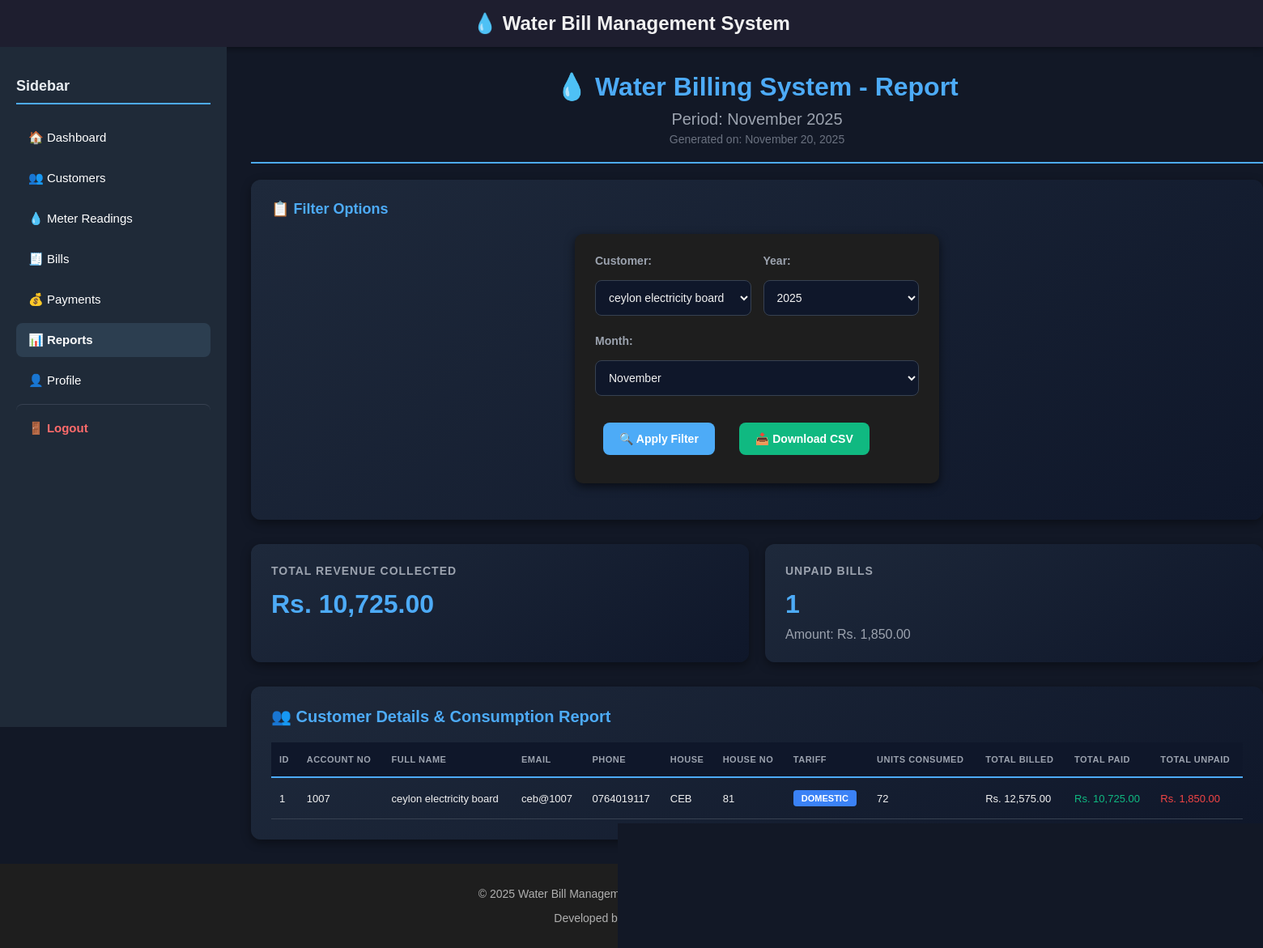
Page /reports.php?customer_id=1 (signed in) on the committed database.
### tables this page shows
CREATE TABLE `customer` (
  `customer_id` int(11) NOT NULL,
  `account_no` varchar(50) NOT NULL,
  `name` varchar(100) NOT NULL,
  `email` varchar(100) NOT NULL,
  `username` varchar(50) NOT NULL,
  `house` varchar(255) NOT NULL,
  `house_no` varchar(50) NOT NULL,
  `phone` varchar(20) NOT NULL,
  `tariff` enum('domestic','commercial','industrial') NOT NULL,
  `connection_status` enum('active','disconnected','hold','read_bill') NOT NULL DEFAULT 'active',
  `password` varchar(255) NOT NULL,
  `created_at` timestamp NOT NULL DEFAULT current_timestamp()
);

### functions.php (called while the page is built, shortened)
<?php
function formatCurrency($amount) {
    return "Rs. " . number_format($amount, 2);
}
?>

### reports.php (the view, shortened to what this page needs)
<?php
require_once("../config.php");
require_once("../includes/header.php");
require_once("../includes/functions.php");
$selectedCustomer = isset($_GET['customer_id']) ? intval($_GET['customer_id']) : 0;
$selectedYear = isset($_GET['year']) ? intval($_GET['year']) : date('Y');
$selectedMonth = isset($_GET['month']) ? intval($_GET['month']) : date('m');
$customers = [];
$customerQuery = $conn->query("SELECT customer_id, name, account_no FROM customer ORDER BY name ASC");
if ($customerQuery) {
    while ($row = $customerQuery->fetch_assoc()) {
        $customers[] = $row;
    }
}
$revenueSql = "SELECT SUM(amount) AS total_revenue FROM payments WHERE YEAR(payment_date) = ? AND MONTH(payment_date) = ?";
$params = [$selectedYear, $selectedMonth];
$types = "ii";
if ($selectedCustomer) {
    $revenueSql .= " AND customer_id = ?";
    $params[] = $selectedCustomer;
    $types .= "i";
}
$stmt = $conn->prepare($revenueSql);
$stmt->bind_param($types, ...$params);
$stmt->execute();
$revenueResult = $stmt->get_result();
$totalRevenue = $revenueResult->fetch_assoc()['total_revenue'] ?? 0;
$unpaidSql = "
    SELECT COUNT(*) AS unpaid_count, SUM(b.amount) AS unpaid_amount
    FROM bills b
    WHERE b.status IN ('unpaid', 'overdue')
    AND YEAR(b.bill_date) = ? AND MONTH(b.bill_date) = ?
";
$params = [$selectedYear, $selectedMonth];
$types = "ii";
if ($selectedCustomer) {
    $unpaidSql .= " AND b.customer_id = ?";
    $params[] = $selectedCustomer;
    $types .= "i";
}
$stmt = $conn->prepare($unpaidSql);
$stmt->bind_param($types, ...$params);
$stmt->execute();
$unpaidResult = $stmt->get_result();
$unpaidData = $unpaidResult->fetch_assoc();
$unpaidCount = $unpaidData['unpaid_count'] ?? 0;
$unpaidAmount = $unpaidData['unpaid_amount'] ?? 0;
$detailsSql = "
    SELECT
        c.customer_id,
        c.name,
        c.account_no,
        c.email,
        c.phone,
        c.house,
        c.house_no,
        c.tariff,
        SUM(b.units_consumed) AS total_units,
        SUM(b.amount) AS total_billed,
        SUM(CASE WHEN b.status = 'paid' THEN b.amount ELSE 0 END) AS total_paid,
        SUM(CASE WHEN b.status IN ('unpaid', 'overdue') THEN b.amount ELSE 0 END) AS total_unpaid
    FROM customer c
    LEFT JOIN bills b ON c.customer_id = b.customer_id
        AND YEAR(b.bill_date) = ? AND MONTH(b.bill_date) = ?
    WHERE 1=1
";
$params = [$selectedYear, $selectedMonth];
$types = "ii";
if ($selectedCustomer) {
    $detailsSql .= " AND c.customer_id = ?";
    $params[] = $selectedCustomer;
    $types .= "i";
}
$detailsSql .= " GROUP BY c.customer_id ORDER BY total_units DESC";
$stmt = $conn->prepare($detailsSql);
$stmt->bind_param($types, ...$params);
$stmt->execute();
$detailsResult = $stmt->get_result();
$currentYear = date('Y');
$years = range($currentYear, $currentYear - 5);
$months = range(1, 12);
?>
<div class="dashboard-wrapper">
    <div class="sidebar">
        <h3>Sidebar</h3>
        <a href="dashboard.php">🏠 Dashboard</a>
        <a href="customers.php">👥 Customers</a>
        <a href="meter_readings.php">💧 Meter Readings</a>
        <a href="bills.php">🧾 Bills</a>
        <a href="payments.php">💰 Payments</a>
        <a href="reports.php" class="active">📊 Reports</a>
        <a href="profile.php">👤 Profile</a>
        <a href="../auth/logout.php" class="logout-btn">🚪 Logout</a>
    </div>
    <div class="report-container">
        <div class="report-header">
            <h1>💧 Water Billing System - Report</h1>
            <div class="period">Period: <?= date('F Y', mktime(0,0,0,$selectedMonth,1,$selectedYear)); ?></div>
            <div class="generated">Generated on: <?= date('F d, Y'); ?></div>
        </div>
        <div class="filter-section">
            <h3>📋 Filter Options</h3>
            <form method="GET" class="filter-form">
                <div class="filter-group">
                    <label>Customer:</label>
                    <select name="customer_id">
                        <?php foreach ($customers as $c): ?>
                            <option value="<?= $c['customer_id']; ?>" <?= $selectedCustomer == $c['customer_id'] ? 'selected' : '' ?>>
                                <?= htmlspecialchars($c['name']) . " (Acc: " . htmlspecialchars($c['account_no']) . ")"; ?>
                            </option>
                        <?php endforeach; ?>
                    </select>
                </div>
                <div class="filter-group">
                    <label>Year:</label>
                    <select name="year">
                        <?php foreach ($years as $y): ?>
                            <option value="<?= $y; ?>" <?= $selectedYear == $y ? 'selected' : '' ?>><?= $y; ?></option>
                        <?php endforeach; ?>
                    </select>
                </div>
                <div class="filter-group">
                    <label>Month:</label>
                    <select name="month">
                        <?php foreach ($months as $m): ?>
                            <option value="<?= $m; ?>" <?= $selectedMonth == $m ? 'selected' : '' ?>>
                                <?= date('F', mktime(0,0,0,$m,1)); ?>
                            </option>
                        <?php endforeach; ?>
                    </select>
                </div>
                <div class="filter-actions">
                    <button type="submit" class="btn btn-filter">🔍 Apply Filter</button>
                    <?php
                    $downloadUrl = "?download=csv&customer_id=$selectedCustomer&year=$selectedYear&month=$selectedMonth";
                    ?>
                    <a href="<?= $downloadUrl; ?>" class="btn btn-download">📥 Download CSV</a>
                </div>
            </form>
        </div>
        <div class="summary-section">
            <div class="summary-cards">
                <div class="summary-card">
                    <h3>Total Revenue Collected</h3>
                    <div class="value"><?= formatCurrency($totalRevenue); ?></div>
                </div>
                <div class="summary-card">
                    <h3>Unpaid Bills</h3>
                    <div class="value"><?= $unpaidCount; ?></div>
                    <div class="sub-value">Amount: <?= formatCurrency($unpaidAmount); ?></div>
                </div>
            </div>
        </div>
        <div class="details-section">
            <h3>👥 Customer Details & Consumption Report</h3>
            <?php if ($detailsResult && $detailsResult->num_rows > 0): ?>
                <table class="report-table">
                    <thead>
                        <tr>
                            <th>ID</th>
                            <th>Account No</th>
                            <th>Full Name</th>
                            <th>Email</th>
                            <th>Phone</th>
                            <th>House</th>
                            <th>House No</th>
                            <th>Tariff</th>
                            <th>Units Consumed</th>
                            <th>Total Billed</th>
                            <th>Total Paid</th>
                            <th>Total Unpaid</th>
                        </tr>
                    </thead>
                    <tbody>
                        <?php while ($row = $detailsResult->fetch_assoc()): ?>
                            <tr>
                                <td><?= htmlspecialchars($row['customer_id']); ?></td>
                                <td><?= htmlspecialchars($row['account_no']); ?></td>
                                <td><?= htmlspecialchars($row['name']); ?></td>
                                <td><?= htmlspecialchars($row['email']); ?></td>
                                <td><?= htmlspecialchars($row['phone']); ?></td>
                                <td><?= htmlspecialchars($row['house']); ?></td>
                                <td><?= htmlspecialchars($row['house_no']); ?></td>
                                <td>
                                    <span class="badge badge-<?= strtolower($row['tariff']); ?>">
                                        <?= htmlspecialchars($row['tariff']); ?>
                                    </span>
                                </td>
                                <td><?= number_format($row['total_units'] ?? 0); ?></td>
                                <td><?= formatCurrency($row['total_billed'] ?? 0); ?></td>
                                <td style="color: #10b981;"><?= formatCurrency($row['total_paid'] ?? 0); ?></td>
                                <td style="color: #ef4444;"><?= formatCurrency($row['total_unpaid'] ?? 0); ?></td>
                            </tr>
                        <?php endwhile; ?>
                    </tbody>
                </table>
            <?php else: ?>
                <div class="no-data">⚠ No customer data available for the selected period.</div>
            <?php endif; ?>
        </div>
    </div>
</div>
<?php
require_once("../includes/footer.php");
?>

### style.css (style rules this page uses)
body { font-family: Arial, sans-serif; margin: 0; padding: 0; background-color: #173450; color: #E0E0E0; }
.btn { display: inline-block; padding: 12px 25px; margin: 10px; border-radius: 8px; text-decoration: none; font-size: 16px; font-weight: bold; transition: all 0.3s ease; }
form { max-width: 400px; margin: 20px auto; padding: 25px; background: #1E1E1E; border-radius: 10px; box-shadow: 0 4px 12px rgba(0,0,0,0.6); }
input[type="text"], input[type="email"], input[type="password"], input[type="number"], select { width: 100%; padding: 12px; margin: 8px 0; border: 1px solid #444; border-radius: 6px; background: #2C2C2C; color: #E0E0E0; }

### rows in the picture
customer: customer_id "1", account_no "1007", name "ceylon electricity board", email "ceb@1007", phone "0764019117", house "CEB", house_no "81", tariff "DOMESTIC", total_units "72", total_billed "Rs. 12,575.00", total_paid "Rs. 10,725.00", total_unpaid "Rs. 1,850.00"

### other values in the picture
date('F Y', mktime(0,0,0,$selectedMonth,1,$selectedYear)) "November 2025"
formatCurrency($totalRevenue) "Rs. 10,725.00"
$unpaidCount "1"
formatCurrency($unpaidAmount) "Rs. 1,850.00"
form field customer_id "ceylon electricity board (Acc: 1007)"
form field year "2025"
form field month "November"
